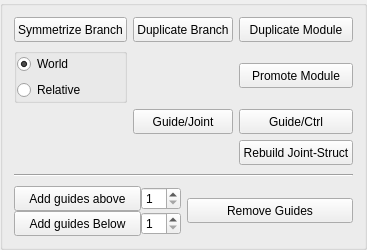
           <widget class="QGroupBox" name="editGuides_gbx">
            <property name="title">
             <string/>
            </property>
            <layout class="QGridLayout" name="gridLayout_3">
             <property name="verticalSpacing">
              <number>4</number>
             </property>
             <item row="2" column="0" colspan="2">
              <widget class="Line" name="line_3">
               <property name="accessibleName">
                <string>HLine</string>
               </property>
               <property name="orientation">
                <enum>Qt::Horizontal</enum>
               </property>
              </widget>
             </item>
             <item row="4" column="0">
              <layout class="QGridLayout" name="gridLayout_5">
               <item row="0" column="2">
                <widget class="QSpinBox" name="addGuidesAbove_sb">
                 <property name="enabled">
                  <bool>true</bool>
                 </property>
                 <property name="maximumSize">
                  <size>
                   <width>40</width>
                   <height>16777215</height>
                  </size>
                 </property>
                 <property name="minimum">
                  <number>1</number>
                 </property>
                </widget>
               </item>
               <item row="1" column="2">
                <widget class="QSpinBox" name="addGuidesBelow_sb">
                 <property name="enabled">
                  <bool>true</bool>
                 </property>
                 <property name="maximumSize">
                  <size>
                   <width>40</width>
                   <height>16777215</height>
                  </size>
                 </property>
                 <property name="minimum">
                  <number>1</number>
                 </property>
                </widget>
               </item>
               <item row="0" column="1">
                <widget class="QPushButton" name="addGuidesAbove_btn">
                 <property name="enabled">
                  <bool>true</bool>
                 </property>
                 <property name="minimumSize">
                  <size>
                   <width>0</width>
                   <height>25</height>
                  </size>
                 </property>
                 <property name="text">
                  <string>Add guides above</string>
                 </property>
                </widget>
               </item>
               <item row="1" column="1">
                <widget class="QPushButton" name="addGuidesBelow_btn">
                 <property name="enabled">
                  <bool>true</bool>
                 </property>
                 <property name="minimumSize">
                  <size>
                   <width>0</width>
                   <height>25</height>
                  </size>
                 </property>
                 <property name="text">
                  <string>Add guides Below</string>
                 </property>
                </widget>
               </item>
              </layout>
             </item>
             <item row="0" column="0" colspan="2">
              <layout class="QGridLayout" name="gridLayout_12">
               <property name="spacing">
                <number>6</number>
               </property>
               <item row="0" column="3">
                <widget class="QPushButton" name="dupModuleOnly_btn">
                 <property name="minimumSize">
                  <size>
                   <width>0</width>
                   <height>25</height>
                  </size>
                 </property>
                 <property name="text">
                  <string>Duplicate Module</string>
                 </property>
                </widget>
               </item>
               <item row="0" column="2">
                <widget class="QPushButton" name="dupModule">
                 <property name="minimumSize">
                  <size>
                   <width>0</width>
                   <height>25</height>
                  </size>
                 </property>
                 <property name="text">
                  <string>Duplicate Branch</string>
                 </property>
                </widget>
               </item>
               <item row="1" column="3">
                <widget class="QPushButton" name="modulePromote_btn">
                 <property name="minimumSize">
                  <size>
                   <width>0</width>
                   <height>25</height>
                  </size>
                 </property>
                 <property name="text">
                  <string>Promote Module</string>
                 </property>
                </widget>
               </item>
               <item row="2" column="2">
                <widget class="QPushButton" name="guideJointToggle_btn">
                 <property name="enabled">
                  <bool>true</bool>
                 </property>
                 <property name="minimumSize">
                  <size>
                   <width>0</width>
                   <height>25</height>
                  </size>
                 </property>
                 <property name="text">
                  <string>Guide/Joint</string>
                 </property>
                </widget>
               </item>
               <item row="1" column="1">
                <widget class="QGroupBox" name="groupBox_6">
                 <property name="accessibleName">
                  <string>transparent</string>
                 </property>
                 <property name="title">
                  <string/>
                 </property>
                 <layout class="QVBoxLayout" name="verticalLayout_8">
                  <property name="leftMargin">
                   <number>0</number>
                  </property>
                  <property name="topMargin">
                   <number>0</number>
                  </property>
                  <property name="rightMargin">
                   <number>0</number>
                  </property>
                  <property name="bottomMargin">
                   <number>0</number>
                  </property>
                  <item>
                   <widget class="QRadioButton" name="worldSym_rb">
                    <property name="minimumSize">
                     <size>
                      <width>70</width>
                      <height>0</height>
                     </size>
                    </property>
                    <property name="maximumSize">
                     <size>
                      <width>200</width>
                      <height>16777215</height>
                     </size>
                    </property>
                    <property name="text">
                     <string>World</string>
                    </property>
                    <property name="checked">
                     <bool>true</bool>
                    </property>
                   </widget>
                  </item>
                  <item>
                   <widget class="QRadioButton" name="relSym_rb">
                    <property name="minimumSize">
                     <size>
                      <width>70</width>
                      <height>0</height>
                     </size>
                    </property>
                    <property name="maximumSize">
                     <size>
                      <width>200</width>
                      <height>16777215</height>
                     </size>
                    </property>
                    <property name="text">
                     <string>Relative</string>
                    </property>
                    <property name="checked">
                     <bool>false</bool>
                    </property>
                   </widget>
                  </item>
                 </layout>
                </widget>
               </item>
               <item row="2" column="3">
                <widget class="QPushButton" name="ctrlGuideToggle_btn">
                 <property name="enabled">
                  <bool>true</bool>
                 </property>
                 <property name="minimumSize">
                  <size>
                   <width>0</width>
                   <height>25</height>
                  </size>
                 </property>
                 <property name="text">
                  <string>Guide/Ctrl</string>
                 </property>
                </widget>
               </item>
               <item row="0" column="1">
                <widget class="QPushButton" name="symModule_btn">
                 <property name="enabled">
                  <bool>true</bool>
                 </property>
                 <property name="minimumSize">
                  <size>
                   <width>0</width>
                   <height>25</height>
                  </size>
                 </property>
                 <property name="text">
                  <string>Symmetrize Branch</string>
                 </property>
                </widget>
               </item>
               <item row="3" column="3">
                <widget class="QPushButton" name="rebuildJointStruct_btn">
                 <property name="enabled">
                  <bool>true</bool>
                 </property>
                 <property name="minimumSize">
                  <size>
                   <width>0</width>
                   <height>25</height>
                  </size>
                 </property>
                 <property name="accessibleName">
                  <string>deleteAction</string>
                 </property>
                 <property name="text">
                  <string>Rebuild Joint-Struct</string>
                 </property>
                </widget>
               </item>
              </layout>
             </item>
             <item row="4" column="1">
              <widget class="QPushButton" name="removeSelectedGuides_btn">
               <property name="enabled">
                <bool>true</bool>
               </property>
               <property name="minimumSize">
                <size>
                 <width>0</width>
                 <height>25</height>
                </size>
               </property>
               <property name="accessibleName">
                <string>deleteAction</string>
               </property>
               <property name="text">
                <string>Remove Guides</string>
               </property>
              </widget>
             </item>
             <item row="1" column="0" colspan="2">
              <spacer name="verticalSpacer_11">
               <property name="orientation">
                <enum>Qt::Vertical</enum>
               </property>
               <property name="sizeType">
                <enum>QSizePolicy::Fixed</enum>
               </property>
               <property name="sizeHint" stdset="0">
                <size>
                 <width>20</width>
                 <height>5</height>
                </size>
               </property>
              </spacer>
             </item>
             <item row="3" column="0" colspan="2">
              <spacer name="verticalSpacer">
               <property name="orientation">
                <enum>Qt::Vertical</enum>
               </property>
               <property name="sizeType">
                <enum>QSizePolicy::Fixed</enum>
               </property>
               <property name="sizeHint" stdset="0">
                <size>
                 <width>20</width>
                 <height>5</height>
                </size>
               </property>
              </spacer>
             </item>
            </layout>
           </widget>
